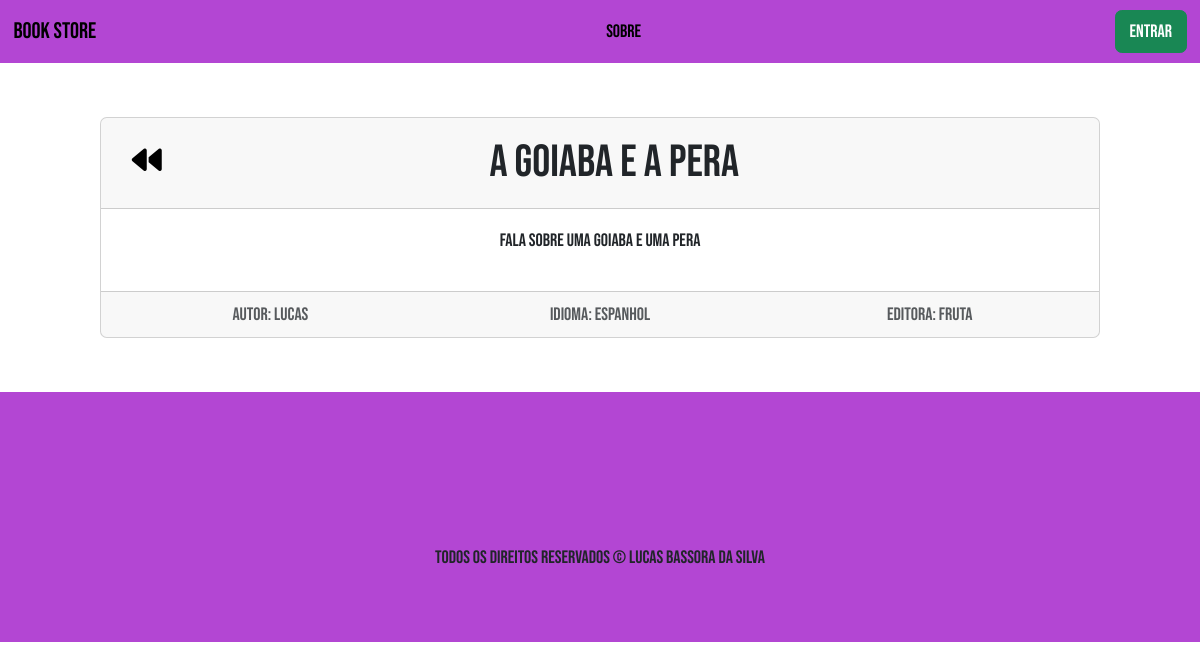
Screenshot of /book/24 with the database file from the repository.
### livros/models.py (models this page shows)
class Livros(models.Model):
    IDIOMAS = [
        ('Português' , 'Português'),
        ('Inglês' , 'Inglês'),
        ('Italiano' , 'Italiano'),
        ('Francês' , 'Francês'),
        ('Espanhol' , 'Espanhol'),
        ('Alemão' , 'Alemão')
    ]
    titulo = models.CharField(max_length=255)
    autor = models.CharField(max_length=255)
    editora = models.CharField(max_length=255)
    numeroPaginas = models.CharField(max_length=255)
    idioma = models.CharField(max_length=9, choices=IDIOMAS)
    descricao = models.TextField()
    created_at = models.DateTimeField(auto_now_add=True)
    updated_at = models.DateTimeField(auto_now=True)

### livros/views.py (the view)
# urls.py: path('book/<int:id>', views.viewBook, name='view-book'),
def viewBook(request, id):
    livro = get_object_or_404(Livros, pk=id)
    return render(request, 'livros/book.html', {'livro' : livro})

### livros/templates/livros/book.html (shortened to what this page needs)
{% extends 'base.html' %}
{% block content%}
<div class="offset-1 col-10 list-div mt-5 mb-5">
    <div class="card text-center">
        <div class="card-header">
            <div class="row">
                <div class="col-1 justify-content-center pt-3"><a href=".."><i class="fa-solid fa-backward d-inline-block"></i></a></div>
                <div class="col-11"><h1 class="d-inline-block pe-5 pt-2">{{livro.titulo}}</h1></div>
            </div>
        </div>
        <div class="card-body">
          <p class="card-text">{{livro.descricao}}</p>
        </div>
        <div class="card-footer text-body-secondary">
            <div class="row">
                <div class="col"><span class="text-start mx-5">Autor: {{livro.autor}}</span></div>
                <div class="col"><span class="text-center mx-5">Idioma: {{livro.idioma}}</span></div>
                <div class="col"><span class="text-end mx-5">Editora: {{livro.editora}}</span></div>
            </div>
        </div>
      </div>
</div>
{% endblock %}

### livros/static/css/style.css (style rules this page uses)
* { font-family: "Bebas Neue", sans-serif; font-size: 18px; font-style: normal; }
.fa-backward { color: black; font-size: 30px; }
.card-body { height: 82px; }

### rows the page displays
Livros: titulo "A goiaba e a pera", descricao "Fala sobre uma goiaba e uma pera", autor "Lucas", idioma "Espanhol", editora "Fruta"
